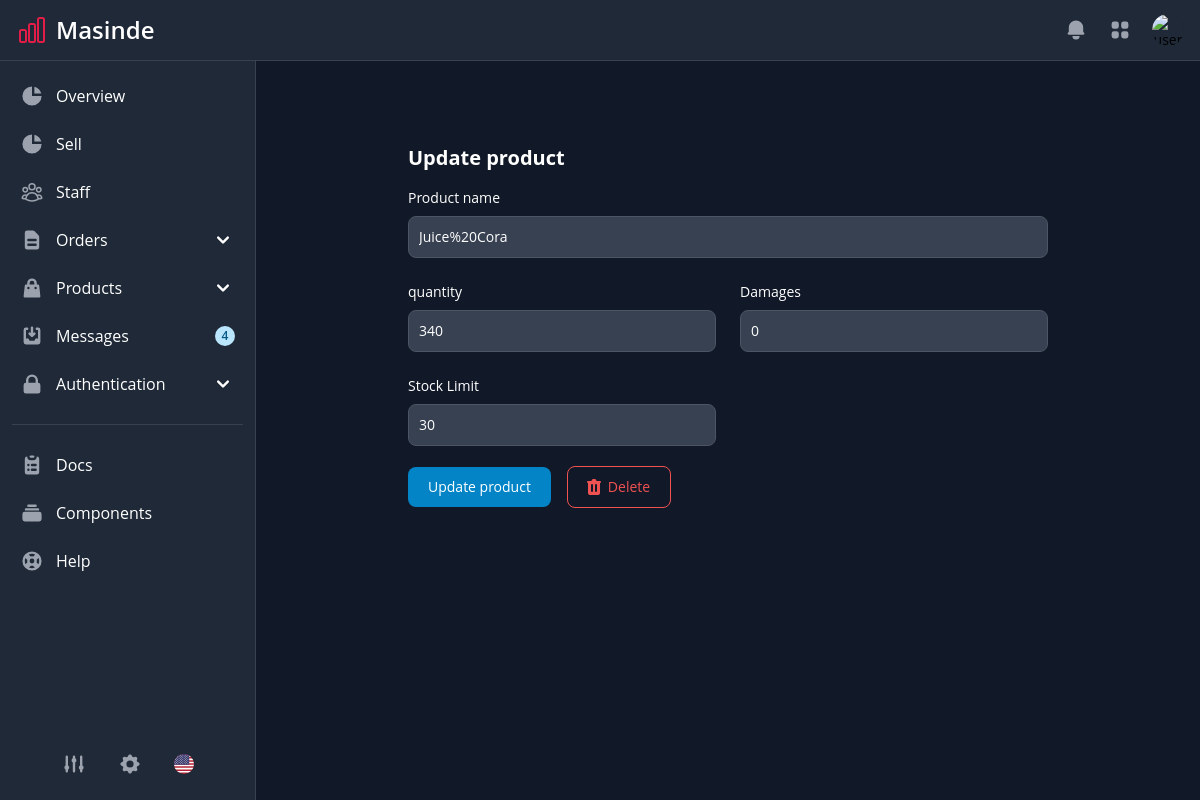
The app's page /branchproducts/edit/2/Juice Cora with its own data.
### tables this page shows
CREATE TABLE `branchproduct` (
  `id` int NOT NULL AUTO_INCREMENT,
  `productId` int NOT NULL,
  `branchId` int NOT NULL,
  `damages` int NOT NULL DEFAULT '0',
  `quantity` int NOT NULL,
  `inventory` int NOT NULL,
  `stockLimit` int NOT NULL,
  `createdAt` timestamp NOT NULL DEFAULT CURRENT_TIMESTAMP,
  `updatedAt` timestamp NULL DEFAULT NULL ON UPDATE CURRENT_TIMESTAMP,
  PRIMARY KEY (`id`),
  KEY `BranchProduct_productId_fkey` (`productId`),
  KEY `BranchProduct_branchId_fkey` (`branchId`),
  CONSTRAINT `BranchProduct_branchId_fkey` FOREIGN KEY (`branchId`) REFERENCES `branch` (`id`) ON DELETE RESTRICT ON UPDATE CASCADE,
  CONSTRAINT `BranchProduct_productId_fkey` FOREIGN KEY (`productId`) REFERENCES `product` (`id`) ON DELETE CASCADE ON UPDATE CASCADE
);

### application/controllers/BranchProducts.php (called while the page is built, shortened)
<?php
class BranchProducts extends CI_Controller
{
    public function edit($product_id, $name) {
        $product = $this->db->get_where("branchproduct", ['id' => $product_id])->row();
        $data = [
            "product" => $product,
            "name" => $name,
        ];
        $this->load->view("branch_products/edit", $data);
    }
}

### index.php (called while the page is built, shortened)
<?php
require_once BASEPATH.'core/CodeIgniter.php';

### application/views/branch_products/edit.php (the view, shortened to what this page needs)
<?php include APPPATH . "/views/includes/header.php"?>
<?php include APPPATH . "/views/includes/sidebar.php"?>
<main class="p-4 md:ml-64 h-auto pt-20 ">
  <section class="bg-gray-50 dark:bg-gray-900">
      <div class="max-w-2xl px-4 py-8 mx-auto lg:py-16">
          <h2 class="mb-4 text-xl font-bold text-gray-900 dark:text-white">Update product</h2>
          <?php echo form_open("branchproducts/update") ?>
              <div class="grid gap-4 mb-4 sm:grid-cols-2 sm:gap-6 sm:mb-5">
                  <div class="sm:col-span-2">
                      <label for="name" class="block mb-2 text-sm font-medium text-gray-900 dark:text-white">Product name</label>
                      <input type="text" readonly name="name" id="name" class="bg-gray-50 border border-gray-300 text-gray-900 text-sm rounded-lg focus:ring-sky-600 focus:border-sky-600 block w-full p-2.5 dark:bg-gray-700 dark:border-gray-600 dark:placeholder-gray-400 dark:text-white dark:focus:ring-sky-500 dark:focus:border-sky-500" value="<?= $name ?>" required="">
                  </div>
                  <div class="w-full">
                      <label for="quantity" class="block mb-2 text-sm font-medium text-gray-900 dark:text-white">quantity</label>
                      <input type="number" name="quantity" id="quantity" class="bg-gray-50 border border-gray-300 text-gray-900 text-sm rounded-lg focus:ring-sky-600 focus:border-sky-600 block w-full p-2.5 dark:bg-gray-700 dark:border-gray-600 dark:placeholder-gray-400 dark:text-white dark:focus:ring-sky-500 dark:focus:border-sky-500" value="<?= $product->quantity ?>" required="">
                  </div>
                  <div class="w-full">
                      <label for="damages" class="block mb-2 text-sm font-medium text-gray-900 dark:text-white">Damages</label>
                      <input type="number" name="damages" id="damages" class="bg-gray-50 border border-gray-300 text-gray-900 text-sm rounded-lg focus:ring-sky-600 focus:border-sky-600 block w-full p-2.5 dark:bg-gray-700 dark:border-gray-600 dark:placeholder-gray-400 dark:text-white dark:focus:ring-sky-500 dark:focus:border-sky-500" value="<?= $product->damages ?>" required="">
                  </div>
                  <div class="w-full">
                      <label for="stockLimit" class="block mb-2 text-sm font-medium text-gray-900 dark:text-white">Stock  Limit</label>
                      <input type="number" name="stockLimit" id="stockLimit" class="bg-gray-50 border border-gray-300 text-gray-900 text-sm rounded-lg focus:ring-sky-600 focus:border-sky-600 block w-full p-2.5 dark:bg-gray-700 dark:border-gray-600 dark:placeholder-gray-400 dark:text-white dark:focus:ring-sky-500 dark:focus:border-sky-500" value="<?= $product->stockLimit ?>"  required="">
                  </div>
              </div>
              <div class="flex items-center space-x-4">
                  <button type="submit" class="text-white bg-sky-700 hover:bg-sky-800 focus:ring-4 focus:outline-none focus:ring-sky-300 font-medium rounded-lg text-sm px-5 py-2.5 text-center dark:bg-sky-600 dark:hover:bg-sky-700 dark:focus:ring-sky-800">
                      Update product
                  </button>
                  <a href="<?= site_url('branchproducts/delete/'.$product->branchId. "/".$product->id)  ?>" class="text-red-600 inline-flex items-center hover:text-white border border-red-600 hover:bg-red-600 focus:ring-4 focus:outline-none focus:ring-red-300 font-medium rounded-lg text-sm px-5 py-2.5 text-center dark:border-red-500 dark:text-red-500 dark:hover:text-white dark:hover:bg-red-600 dark:focus:ring-red-900">
                      Delete
                  </a>
              </div>
          <?php echo form_close() ?>
      </div>
  </section>
</main>
</div>
<?php include APPPATH . "/views/includes/footer.php"?>

### assets/css/datatable.css (style rules this page uses)
:root { --dt-row-selected: 13, 110, 253; --dt-row-selected-text: 255, 255, 255; --dt-row-selected-link: 9, 10, 11; --dt-row-stripe: 0, 0, 0; --dt-row-hover: 0, 0, 0; --dt-column-ordering: 0, 0, 0; --dt-html-background: white; }
:root.dark { --dt-html-background: rgb(33, 37, 41); }
html.dark { --dt-row-hover: 255, 255, 255; --dt-row-stripe: 255, 255, 255; --dt-column-ordering: 255, 255, 255; }

### records on screen
branchproduct: quantity "340", damages "0", stockLimit "30"
